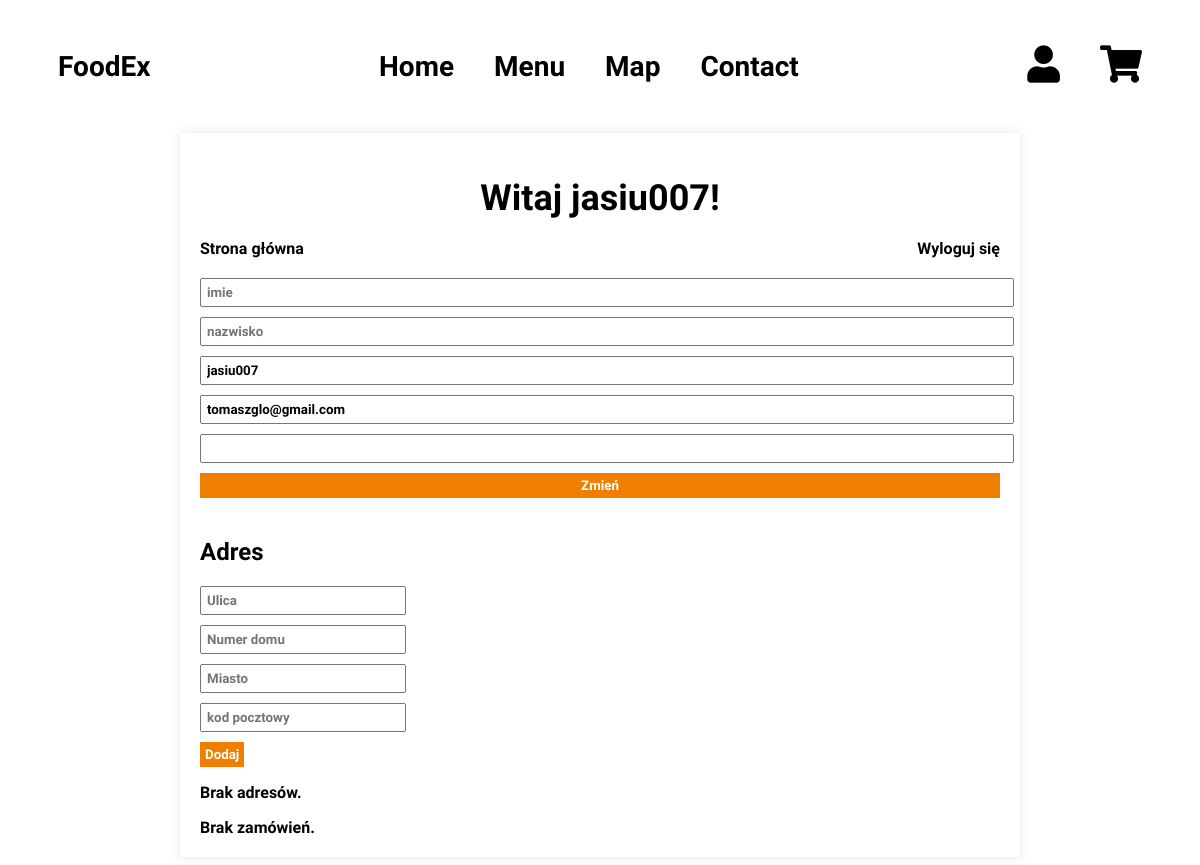
The page /dashboard.php (signed in) on the database as committed earlier.
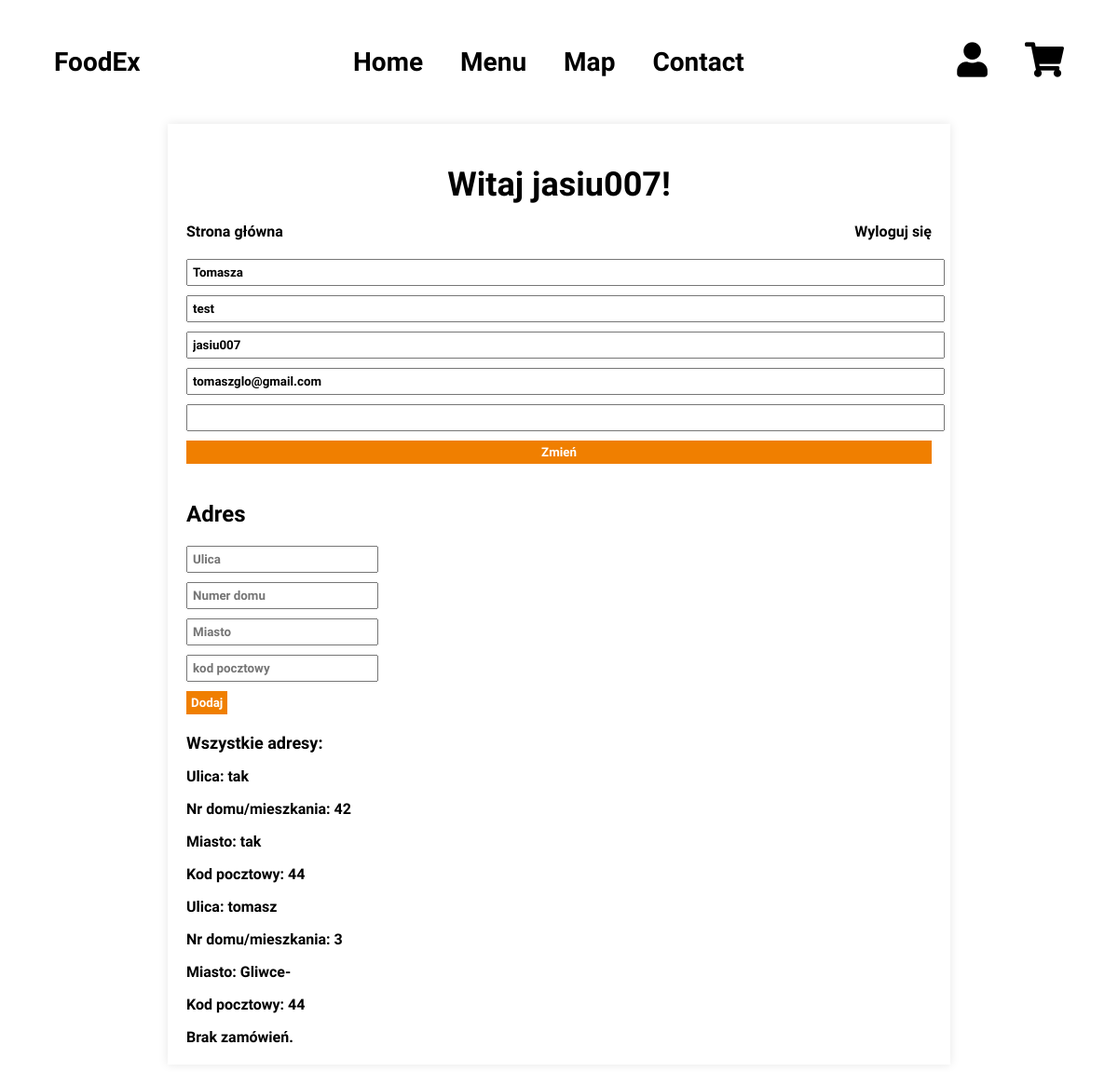
The same page on the database as committed later.
### tables this page shows
CREATE TABLE `uzytkownicy` (
  `id` int(11) NOT NULL,
  `Imie` text DEFAULT NULL,
  `Nazwisko` text DEFAULT NULL,
  `Nazwa_Uzytkownika` text DEFAULT NULL,
  `email` text NOT NULL,
  `Haslo` text DEFAULT NULL,
  `Id_Zamowienia` int(11) DEFAULT NULL,
  `Adres` int(11) DEFAULT NULL,
  `Formy_Platnosci` int(11) DEFAULT NULL,
  `Administrator` tinyint(1) DEFAULT NULL
);

CREATE TABLE `adresy` (
  `id` int(11) NOT NULL,
  `Miasto` text DEFAULT NULL,
  `Ulica` text DEFAULT NULL,
  `Nr_Domu_Mieszkania` int(11) DEFAULT NULL,
  `Kod_Pocztowy` int(11) DEFAULT NULL,
  `id_user` int(11) NOT NULL
);

### dashboard.php (the view, shortened to what this page needs)
<!DOCTYPE HTML>
<html lang="pl">
<head>
    <link rel="stylesheet" href="dashboard.css">
</head>
<body>
<?php
        require "nav.php";
?>
    <div class="container">
  <?php
        require_once "connection.php";
        $id_user = $_SESSION['id'];
        $sql = "SELECT * FROM `uzytkownicy` WHERE id= '".$id_user."'";
        $result = mysqli_query($connection, $sql);
        while ($row = mysqli_fetch_assoc($result)) {
            echo "<h1>Witaj ".$row['Nazwa_Uzytkownika']."!</h1>";
            echo '<a id="logout-b" href="logowanie/logout.php">Wyloguj się</a>';
            echo '<a href="index.php">Strona główna</a>';
            echo "<br>";
            echo "<form action='dashboard.php' method='post'>";
            echo "<input type='text' name='imie' value='".$row['Imie']."' placeholder='imie'>";
            echo "<input type='text' name='nazwisko' value='".$row['Nazwisko']."' placeholder='nazwisko'>";
            echo "<input type='text' name='nazwa_u' value='".$row['Nazwa_Uzytkownika']."'>";
            echo "<input type='text' name='email' value='".$row['email']."'>";
            echo "<input type='password' name='haslo'>";
            echo "<input type='submit' name='submit' value='Zmień'>";
            echo "</form>";
        }
        echo "<div class='adres-form'>";
        echo "<h2>Adres</h2>";
        echo "<form action='dashboard.php' method='post'>";
        echo "<input type='text' name='ulica' placeholder='Ulica' required>";
        echo "<input type='text' name='nr_domu' placeholder='Numer domu' required>";
        echo "<input type='text' name='miasto' placeholder='Miasto' required>";
        echo "<input type='text' name='kod_pocztowy' placeholder='kod pocztowy' required>";
        echo "<input type='submit' name='submit2' value='Dodaj'>";
        echo "</form>";
        echo "</div>";
        $query = "SELECT a.Ulica, a.Nr_Domu_Mieszkania, a.Miasto, a.Kod_pocztowy
                  FROM `adresy` a
                  INNER JOIN `adresy_uzytkownicy` au ON a.id = au.id_adresu
                  WHERE au.id_user = '$id_user'";
        $result = mysqli_query($connection, $query);
        if (mysqli_num_rows($result) > 0) {
            echo "<div class='adresy'>";
            echo "<h2>Wszystkie adresy:</h2>";
            while ($row = mysqli_fetch_assoc($result)) {
                echo "<div class='adres'>";
                echo "<p>Ulica: " . $row['Ulica'] . "</p>";
                echo "<p>Nr domu/mieszkania: " . $row['Nr_Domu_Mieszkania'] . "</p>";
                echo "<p>Miasto: " . $row['Miasto'] . "</p>";
                echo "<p>Kod pocztowy: " . $row['Kod_pocztowy'] . "</p>";
                echo "</div>";
            }
            echo "</div>";
        } else {
            echo "<p>Brak adresów.</p>";
        }
  $sql = "SELECT Cena, id_adresu, ilosc_dan, status, nazwa_restauracji, restauracje.id AS id_res FROM `zamowienia` INNER JOIN restauracje ON restauracje.id = zamowienia.id_restauracji WHERE zamowienia.id_user = '$id_user'";
  $result = mysqli_query($connection, $sql);
  $nazwa_res = 0;
  if (mysqli_num_rows($result) > 0) {
      echo "<table>";
      echo "<tr>
            <th>Cena</th>
            <th>ID adresu</th>
            <th>Ilość dań</th>
            <th>Nazwa restauracji</th>
            <th>Status</th>
          </tr>";
      while ($row = mysqli_fetch_assoc($result)) {
          if($row['id_res'] == 0){
              $nazwa_res = "Brak";
          }else {
              $nazwa_res = $row['nazwa_restauracji'];
          }
          echo "<tr>
                <td>" . $row['Cena'] . "</td>
                <td>" . $row['id_adresu'] . "</td>
                <td>" . $row['ilosc_dan'] . "</td>
                <td>" . $nazwa_res . "</td>
                <td>" . $row['status'] . "</td>
              </tr>";
      }
      echo "</table>";
  } else {
      echo "Brak zamówień.";
  }
        ?>
    </div>
</body>
</html>

Rows that differ between the two databases and show on the page:
changed uzytkownicy "jasiu007": imie (not shown) → "Tomasza"; nazwisko (not shown) → "test"
added adresy: Ulica "tak", Nr_Domu_Mieszkania "42", Miasto "tak", Kod_Pocztowy "44"
added adresy: Ulica "tomasz", Nr_Domu_Mieszkania "3", Miasto "Gliwce-", Kod_Pocztowy "44"
Other text that changed with them:
text no longer shown: "Brak adresów."
text now shown: "Wszystkie adresy:"
